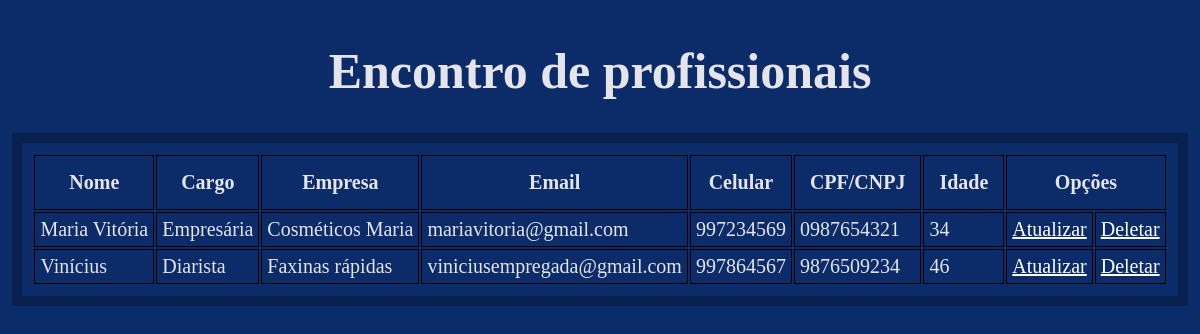
The app's page /listar.php with its own data.
### tables this page shows
CREATE TABLE `profissionais` (
  `id` int(11) NOT NULL,
  `Nome` varchar(255) NOT NULL,
  `Cargo` varchar(255) NOT NULL,
  `Empresa` varchar(255) NOT NULL,
  `Email` varchar(255) NOT NULL,
  `Celular` varchar(255) NOT NULL,
  `CPF_CNPJ` varchar(255) NOT NULL,
  `Idade` varchar(255) NOT NULL
);

### listar.php (the view, shortened to what this page needs)
<?php include 'db.php'; ?>
<!DOCTYPE html>
<html lang="en">
<head>
   <link rel="stylesheet" href="style.css">
</head>
<body class="listar">
    <h1>Encontro de profissionais</h1>
    <?php
    $stmt = $pdo->query('SELECT * FROM profissionais ORDER BY Email, Celular');
    $profissionais = $stmt->fetchALL(PDO::FETCH_ASSOC);
    if (count($profissionais)==0) {
        echo '<p>Nenhum compromisso agendado.</p>';
}else{
    echo '<table>';
    echo '<thead><tr><th>Nome</th><th>Cargo</th><th>Empresa</th><th>Email</th><th>Celular</th><th>CPF/CNPJ</th><th>Idade</th><th colspan="2">Opções</th></tr></thead>';
    echo '<tbody>';
    foreach ($profissionais as $profissional) {
        echo '<tr>';
        echo '<td>' . $profissional['Nome'] . '</td>';
        echo '<td>' . $profissional['Cargo'] . '</td>';
        echo '<td>' . $profissional['Empresa'] . '</td>';
        echo '<td>' . $profissional['Email'] . '</td>';
        echo '<td>' . $profissional['Celular'] . '</td>';
        echo '<td>' . $profissional['CPF_CNPJ'] . '</td>';
        echo '<td>' . $profissional['Idade'] . '</td>';
        echo '<td><a style="color:white;" href="atualizar.php?id=' .
        $profissional['id'] . '">Atualizar</a></td>';
        echo '<td><a style="color:white;" href="deletar.php?id=' .
        $profissional['id'] . '">Deletar</a></td>';
    }
    echo '</tbody>';
    echo '</table>';
    }
?>
</body>
</html>

### style.css (style rules this page uses)
body { display: flex; flex-direction: column; align-items: center; justify-content: center; font-family: 'Tahoma'; font-size: 25px; color: rgb(17, 16, 16); background-color: #0b2c69; }
h1 { text-align: center; color: #e5e4eb; }
td { color: #e5e4eb; }
th { color: #e5e4eb; }
table { font-size: 20px; padding: 10px; border: 10px solid #08214f; }
th { padding: 15px; border: 1px solid black; }
td { padding: 5px; border: 1px solid black; }

### records on screen
profissionais: Nome "Maria Vitória", Cargo "Empresária", Empresa "Cosméticos Maria", Email "mariavitoria@gmail.com", Celular "997234569", CPF_CNPJ "0987654321", Idade "34"
profissionais: Nome "Vinícius", Cargo "Diarista", Empresa "Faxinas rápidas", Email "viniciusempregada@gmail.com", Celular "997864567", CPF_CNPJ "9876509234", Idade "46"
